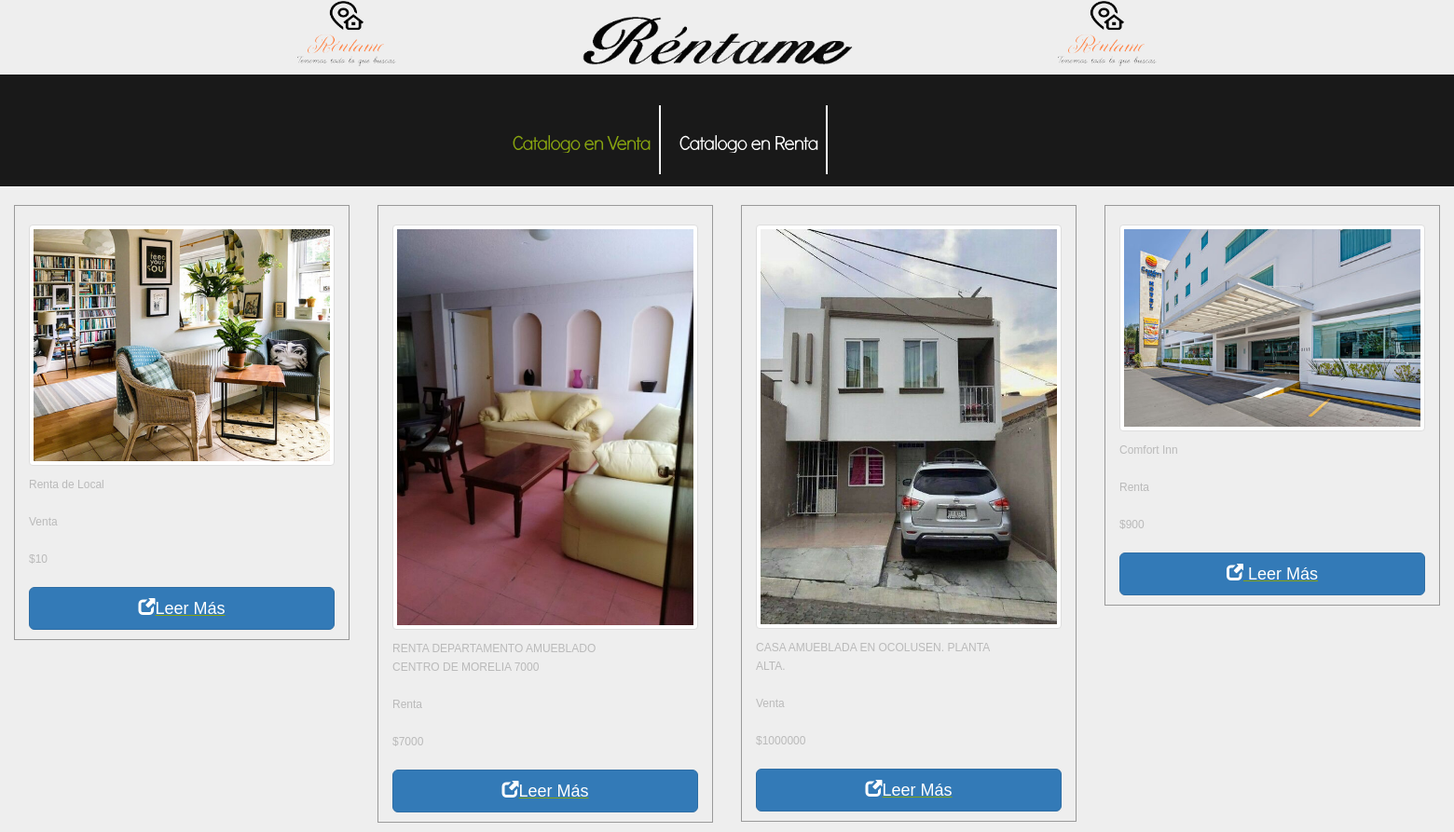
/Muestrario, run on the app's committed database.
### DB/models.py (models this page shows, shortened)
class Propiedad(models.Model):
    idP=models.AutoField(primary_key=True,verbose_name="Clave Propiedad")
    idI=models.ForeignKey(Inmobiliaria,on_delete=models.CASCADE,verbose_name="Clave Inmobiliaria")
    idVR=models.ForeignKey(VentaRenta,on_delete=models.CASCADE,verbose_name="Clave Venta Renta")
    Tipo=models.CharField(max_length=15,verbose_name="Tipo")
    Titulo=models.CharField(max_length=100,verbose_name="Titulo")
    NoCuartos=models.CharField(max_length=5,verbose_name="Numero de Cuartos")
    Telefono=models.CharField(max_length=11,verbose_name="Telefono")
    Correo=models.CharField(max_length=50,verbose_name="Correo")
    Banios=models.CharField(max_length=3,verbose_name="Baños")
    Estado=models.CharField(max_length=20,verbose_name="Estado")
    Ciudad=models.CharField(max_length=40,verbose_name="Ciudad")
    Calle=models.CharField(max_length=60,verbose_name="Calle")
    Colonia=models.CharField(max_length=60,verbose_name="Colonia")
    No=models.CharField(max_length=5,verbose_name="Numero")
    Descripcion=models.TextField(verbose_name="Descripción")
    FotoUno=models.ImageField(null=True,upload_to="fotos",verbose_name="Imagen")
    FotoDos=models.ImageField(null=True,upload_to="fotos",verbose_name="Imagen")
    FotoTres=models.ImageField(null=True,upload_to="fotos",verbose_name="Imagen")
    FotoCuatro=models.ImageField(null=True,upload_to="fotos",verbose_name="Imagen")
    class Meta:
        verbose_name="Propiedad"
        verbose_name_plural="Propiedades"
        ordering=["-Titulo"]

class VentaRenta(models.Model):
    idVR=models.AutoField(primary_key=True,verbose_name="Clave Venta Renta")
    Categoria=models.CharField(max_length=7,verbose_name="Categoria")
    Precio=models.IntegerField(verbose_name="Precio")
    FechaP=models.DateField(auto_now_add=True,verbose_name="Fecha Publicación")
    FechaM=models.DateField(auto_now_add=True,verbose_name="Fecha Actualización")
    class Meta:
        verbose_name="Venta Renta"
        verbose_name_plural="Ventas Rentas"
        ordering=["-FechaP"]

class Hotel(models.Model):
    idH=models.AutoField(primary_key=True,verbose_name="Clave Hotel")
    idVR=models.ForeignKey(VentaRenta,on_delete=models.CASCADE,verbose_name="Clave Venta Renta")
    Categoria=models.CharField(max_length=15,verbose_name="Categoria")
    Nombre=models.CharField(max_length=50,verbose_name="Nombre")
    NoHabitacion=models.CharField(max_length=5,verbose_name="Numero de Habitación")
    NoCuartos=models.CharField(max_length=5,verbose_name="Numero de Cuartos")
    Telefono=models.CharField(max_length=11,verbose_name="Telefono")
    Correo=models.CharField(max_length=50,verbose_name="Correo")
    Banios=models.CharField(max_length=3,verbose_name="Baños")
    Estado=models.CharField(max_length=20,verbose_name="Estado")
    Ciudad=models.CharField(max_length=40,verbose_name="Ciudad")
    Calle=models.CharField(max_length=60,verbose_name="Calle")
    Colonia=models.CharField(max_length=60,verbose_name="Colonia")
    No=models.CharField(max_length=5,verbose_name="Numero")
    Descripcion=models.TextField(verbose_name="Descripción")
    FotoUno=models.ImageField(null=True,upload_to="fotos",verbose_name="Imagen")
    FotoDos=models.ImageField(null=True,upload_to="fotos",verbose_name="Imagen")
    FotoTres=models.ImageField(null=True,upload_to="fotos",verbose_name="Imagen")
    FotoCuatro=models.ImageField(null=True,upload_to="fotos",verbose_name="Imagen")
    class Meta:
        verbose_name="Hotel"
        verbose_name_plural="Hoteles"
        ordering=["-Nombre"]
    def __str__(self):
        return self.Nombre

### DB/views.py (the view)
# urls.py: path('Muestrario',views_DB.Muestrario, name='Muestrario'),
def Muestrario(request):
    Propiedades=Propiedad.objects.all() #all recupera todos los objetos del modelo (registros de la tabla alumnos)
    Hoteles=Hotel.objects.all()
    VentasRentas=VentaRenta.objects.all()
    return render(request, "db/Muestrario.html",{'Propiedad':Propiedades,'Hotel':Hoteles})

### DB/templates/db/Muestrario.html (shortened to what this page needs)
{% extends "inicio/Inicio.html" %}
{% load static %}
{% block Contenido%}
    <div>
            <div class="body3">
                    <header id="hh">
                        <nav class="nav">
                            <ul id="menu">
                                <li id="menu_active"><a href="{%url 'MuestrarioV'%}">Catalogo en Venta</a></li>
                                <li id=""><a href="{%url 'MuestrarioR'%}">Catalogo en Renta</a></li>
                            </ul>
                        </nav>
                        </header>
            </div>
            <br>
        <section id="seccion">
            {% for Propiedades in Propiedad %}
                <aside  class="col-lg-3 col-md-3 col-sm-12 col-xs-12">
                        <div class="col-lg-12 col-md-12 col-sm-6 col-xs-12">
                                <img src="{{Propiedades.FotoUno.url}}" class="img-thumbnail" width="100%">
                                <p style="width: 270px; height: auto; text-align: left">{{Propiedades.Titulo}}</p>
                                <p>{{Propiedades.idVR.Categoria}}</p>
                                <p>${{Propiedades.idVR.Precio}}</p>
                                 <a href="{% url 'Informacion' idP=Propiedades.idP %}" data-toggle="modal">
                                <button id="clave{{Propiedades.idP}}" type="submit" class="btn btn-primary btn-lg btn-block" value="{{Propiedades.idP}}"><span class="glyphicon glyphicon-new-window" ></span>Leer Más</button>
                                </a>
                            </div>
                </aside>
            {%endfor%}
            {%for Hoteles in Hotel%}
                <aside class="col-lg-3 col-md-3 col-sm-12 col-xs-12">
                        <div class="col-lg-12 col-md-12 col-sm-6 col-xs-12">
                                <img src="{{Hoteles.FotoUno.url}}" class="img-thumbnail" width="100%">
                                <p>{{Hoteles.Nombre}}</p>
                                <p>{{Hoteles.idVR.Categoria}}</p>
                                <p>${{Hoteles.idVR.Precio}}</p>
                                 <a href="{% url 'InformacionH' idH=Hoteles.idH %}" data-toggle="modal">
                                <button id="clave{{Hoteles.idH}}" type="button" class="btn btn-primary btn-lg btn-block" value="{{Hoteles}}" onclick="clave()"><span class="glyphicon glyphicon-new-window"></span>   Leer Más</button>
                                </a>
                            </div>
                </aside>
            {%endfor%}
            </section>
    </div>
{% endblock %}

### incio/templates/inicio/Inicio.html (shortened to what this page needs)
<!DOCTYPE html>
<html lang="en">
	<head>
        {% load static %}
        <link rel="STYLESHEET" type="text/css" href="{% static 'inicio/css/bootstrap.min.css' %}" rel="stylesheet">
        <link rel="STYLESHEET" type="text/css" href="{% static 'inicio/css/font-awesome.min.css' %}" rel="stylesheet">
        <link rel="STYLESHEET" type="text/css" href="{% static 'inicio/css/estilo.css' %}" rel="stylesheet' %}">
        <link rel="stylesheet" href="{% static 'inicio/css/reset.css' %}" type="text/css" media="all">
		<link rel="stylesheet" href="{% static 'inicio/css/layout.css' %}" type="text/css" media="all">
        <link rel="stylesheet" href="{% static 'inicio/css/style.css' %}" type="text/css" media="all">
	</head>
	<body id="page2">
		<div class="body1">
			<div class="main">
				<header>
                    <a href="{%url 'Inicio'%}" ><img src="{% static 'inicio/img/LogoRentame.png' %}" class="encabezado encDerecha"/></a>
                    <a href="{% url 'Inicio' %}"><img src="{% static 'inicio/img/LogoRentame.png' %}" class="encabezado encIzquierda"/></a>
					<a href="{% url 'Inicio' %}"><img src="{% static 'inicio/img/TextoRentame.png' %}" id="LetrasR"></a>
				</header>
			</div>
		</div>
    {% block Contenido %}
	</body>
</html>

### incio/static/inicio/css/estilo.css (style rules this page uses)
section aside div { border:1px solid #999; margin-bottom:10px; padding-bottom:10px; width: 50%; height: auto; }
section aside div img { margin:20px auto 10px auto; height: auto; }

### incio/static/inicio/css/Inicio.css (style rules this page uses)
.encabezado { display: scroll; position: absolute; width: 11%; height: auto; }
.encDerecha { top: 1%; right: 2%; }
.encIzquierda { top: 1%; left: 2%; }
#LetrasR { right: 32%; left: 32%; height: auto; width: 35%; position: absolute; }

### incio/static/inicio/css/style.css (style rules this page uses)
article, aside, audio, canvas, command, datalist, details, embed, figcaption, figure, footer, header, hgroup, keygen, meter, nav, output, progress, section, source, video { display:block }
body { background:#eee;border:0;font:12px Arial, Helvetica, sans-serif;color:#bababa;line-height:20px }
.main { margin:0 auto;width:960px }
.body1 { background-color: #ffffff top repeat-x }
.body3 { background:#191919 }
a { color:#87a310;text-decoration:underline;outline:none }
p { padding-bottom:20px; text-align: justify; width: 840px; }
header { position:relative;height:80px; }
#hh { position: relative; height: 120px; }
.nav { width:500px; margin:0 auto; }
#menu { padding:33px 0 0 }
#menu li { padding:26px 10px 23px 20px;float:left;background:url(../img/menu_line.gif) right 0 no-repeat }
#menu li a { display:inline-block;overflow:hidden;font-size:21px;color:#ffffff;line-height:1.2em;text-decoration:none;letter-spacing:-1px }
#menu li a:hover, #menu #menu_active a { color:#87a310 }
ul, ol { list-style:none; }

### data on the page
Propiedad: FotoUno (picture), Titulo "Renta de Local", idVR.Categoria "Venta", idVR.Precio "10", {{ Propiedades.idP }} 3 (drawn)
Propiedad: FotoUno (picture), Titulo "RENTA DEPARTAMENTO AMUEBLADO CENTRO DE MORELIA 7000", idVR.Categoria "Renta", idVR.Precio "7000", {{ Propiedades.idP }} 2 (drawn)
Propiedad: FotoUno (picture), Titulo "CASA AMUEBLADA EN OCOLUSEN. PLANTA ALTA.", idVR.Categoria "Venta", idVR.Precio "1000000", {{ Propiedades.idP }} 1 (drawn)
Hotel: FotoUno (picture), Nombre "Comfort Inn", idVR.Categoria "Renta", idVR.Precio "900"
